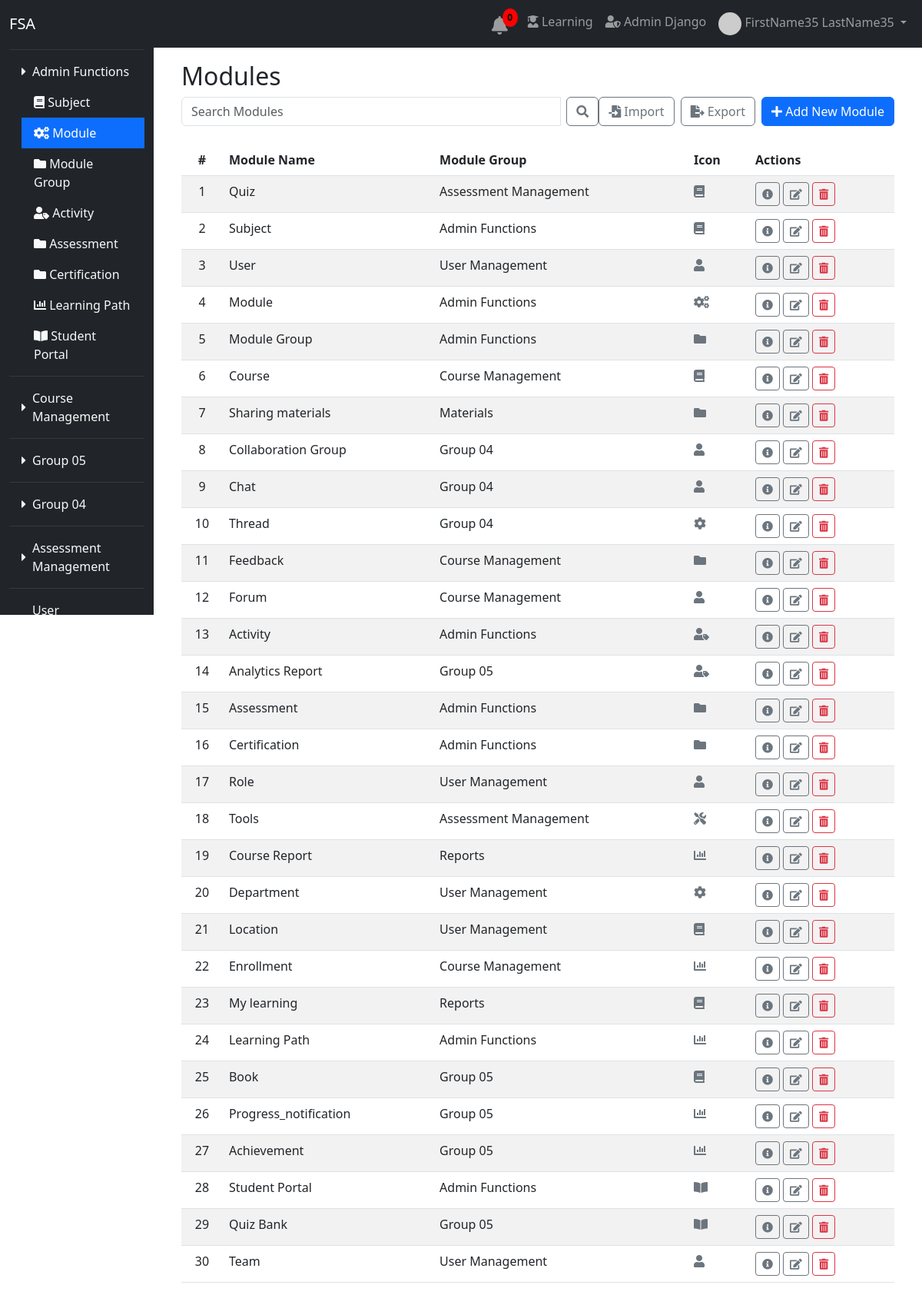
/module_group/modules/ (signed in), run on the app's committed database.
### user/models.py (models this page shows)
class User(AbstractUser):
    date_joined = models.DateTimeField(auto_now_add=True)
    training_programs = models.ManyToManyField(TrainingProgram, blank=True)
    modules = models.ManyToManyField(Module, related_name='assigned_users', blank=True)
    groups = models.ManyToManyField(
        Group,
        blank=True,
        help_text='The groups this user belongs to.',
        verbose_name='groups',
        related_name='custom_user_groups',
    )
    user_permissions = models.ManyToManyField(
        Permission,
        blank=True,
        help_text='Specific permissions for this user.',
        verbose_name='user permissions',
        related_name='custom_user_permissions',
    )

### module_group/models.py (models this page shows, shortened)
class ModuleGroup(models.Model):
    group_name = models.CharField(max_length=255)
    def __str__(self):
        return self.group_name

class Module(models.Model):
    module_name = models.CharField(max_length=255)
    module_url = models.CharField(max_length=255)
    icon = models.CharField(max_length=255, blank=True, null=True)
    module_group = models.ForeignKey(ModuleGroup, related_name='modules', on_delete=models.CASCADE)

### module_group/views.py (the view)
# urls.py: path('modules/', views.module_list, name='module_list'),
@login_required
def module_list(request):
    module_groups = ModuleGroup.objects.all()
    search_query = request.GET.get('search', '')  # Get the search query from GET parameters
    if search_query:
        modules = Module.objects.filter(module_name__icontains=search_query)
    else:
        modules = Module.objects.all()
    form = ExcelImportForm()
    return render(request, 'module_list.html', {
        'module_groups': module_groups,
        'modules': modules,
        'form': form,
        'search_query': search_query  # Pass the search query to the template
    })

### module_group/forms.py
class ExcelImportForm(forms.Form):
    excel_file = forms.FileField(label="Upload Excel File")

### module_group/templates/module_list.html (shortened to what this page needs)
{% extends "base.html" %}
{% load static %}
{% block content %}
<div class="container mt-4">
    <h2>Modules</h2>
    <div class="d-flex flex-column flex-md-row justify-content-between align-items-center mb-4">
      <form method="GET" class="flex-grow-1 mb-2 mb-md-0">
          <div class="input-group gap-2">
              <input type="text" name="search" class="form-control"
                     placeholder="Search Modules" aria-label="Search Module Groups"
                     value="{{ request.GET.search }}" style="min-width: 200px; max-width: 600px;">
              <div class="input-group-append">
                  <button class="btn btn-outline-secondary" type="submit">
                      <i class="fas fa-search"></i>
                  </button>
              </div>
          </div>
      </form>
      <div class="d-flex gap-2">
          <button class="btn btn-outline-secondary" title="Import Module from Excel"
                    data-bs-toggle="modal" data-bs-target="#importModal" data-bs-toggle="tooltip">
                <i class="fas fa-file-import"></i> Import
            </button>
          <a href="{% url 'module_group:export_modules' %}" class="btn btn-outline-secondary"
             title="Export Users to Excel" data-toggle="tooltip">
              <i class="fas fa-file-export"></i> Export
          </a>
          <a href="{% url 'module_group:module_add' %}" class="btn btn-primary">
              <i class="fas fa-plus"></i> Add New Module
          </a>
      </div>
  </div>
    <table class="table table-striped">
        <thead>
            <tr>
                <th class="text-center">#</th>
                <th>Module Name</th>
                <th>Module Group</th>
                <th>Icon</th>
                <th>Actions</th>
            </tr>
        </thead>
        <tbody>
            {% for module in modules %}
            <tr>
                <td class="text-center">{{ forloop.counter }}</td>
                <td>{{ module.module_name }}</td>
                <td>{{ module.module_group }}</td>
                <td><i class="{{ module.icon }} text-secondary"></i></td>
                <td>
                    <a title="Details" href="{% url 'module_group:module_detail' module.pk %}" class="btn btn-outline-secondary btn-sm"><i class="fas fa-info-circle"></i></a>
                    <a title="Edit"  href="{% url 'module_group:module_edit' module.pk %}" class="btn btn-outline-secondary btn-sm"><i class="fas fa-edit"></i></a>
                    <a title="Delete" href="{% url 'module_group:module_delete' module.pk %}" class="btn btn-outline-danger btn-sm"><i class="fas fa-trash-alt"></i></a>
                </td>
            </tr>
            {% endfor %}
        </tbody>
    </table>
</div>
{% endblock %}

### main/templates/base.html (shortened to what this page needs)
<!DOCTYPE html>
<html lang="en">
<head>
    <link href="https://cdn.jsdelivr.net/npm/bootstrap@5.3.0-alpha1/dist/css/bootstrap.min.css" rel="stylesheet">
    <link rel="stylesheet" href="https://cdnjs.cloudflare.com/ajax/libs/font-awesome/5.15.4/css/all.min.css">
</head>
<body>
    <nav class="navbar navbar-expand-lg navbar-dark bg-dark fixed-top">
        <div class="container-fluid">
            <a class="navbar-brand" href="{% url 'main:home' %}">FSA</a>
            <div class="collapse navbar-collapse" id="navbarNav">
                <ul class="navbar-nav ms-auto">
                    {% if request.user.is_authenticated %}
                        {% include 'notification_bell.html' %}
                        <li class="nav-item">
                            <a class="nav-link" href="{% url 'student_portal:course_list' %}">
                                <i class="fas fa-user-graduate"></i> Learning
                            </a>
                        </li>
                        <li class="nav-item">
                            <a class="nav-link" href="{% url 'admin:index' %}" target="_blank">
                                <i class="fas fa-user-shield"></i> Admin Django
                            </a>
                        </li>
                        <li class="nav-item dropdown">
                            <a class="nav-link dropdown-toggle" href="#" id="userDropdown" role="button" data-bs-toggle="dropdown" aria-expanded="false">
                                {% if request.user.profile.profile_picture_url %}
                                    <img src="{{ request.user.profile.profile_picture_url }}" alt="Profile Picture" class="rounded-circle" width="30" height="30">
                                {% endif %}
                                {{ request.user.get_full_name|default:request.user.username }}
                            </a>
                        </li>
                    {% else %}
                        <li class="nav-item"><a class="nav-link" href="{% url 'main:register_email' %}">Register</a></li>
                        <li class="nav-item"><a class="nav-link" href="{% url 'main:login' %}">Login</a></li>
                    {% endif %}
                </ul>
            </div>
        </div>
    </nav>
    <div class="container-fluid">
        <div class="row">
            <nav id="sidebar" class="col-md-3 col-lg-2 bg-dark pt-3 vh-100 d-flex flex-column position-fixed" style="height: 100vh; overflow-y: auto;">
                <ul class="nav flex-column">
                    {% if user.is_authenticated %}
                        {% for group in module_groups %}
                            <li class="nav-item">
                                <a class="nav-link text-light d-flex align-items-center" href="#group-{{ group.id }}"
                                    data-bs-toggle="collapse" role="button"
                                    aria-expanded="{% if group.modules.all.0.module_url == active_module_url %}true{% else %}false{% endif %}"
                                    aria-controls="group-{{ group.id }}">
                                    <i class="fas fa-caret-right me-2" id="icon-{{ group.id }}"></i>
                                    {{ group.group_name }}
                                </a>
                                <div id="group-{{ group.id }}" class="collapse {% if group.modules.all.0.module_url == active_module_url %}show{% endif %}">
                                    <ul class="nav flex-column ms-3">
                                        {% for module in group.modules.all %}
                                            <li class="nav-item">
                                                <a class="nav-link text-light {% if module.module_url == active_module_url %}active{% endif %}"
                                                   href="{% url module.module_url %}">
                                                    <i class="{{ module.icon }}"></i> {{ module.module_name }}
                                                </a>
                                            </li>
                                        {% endfor %}
                                    </ul>
                                </div>
                            </li>
                            <hr class="border-secondary my-2">
                        {% endfor %}
                    {% endif %}
                </ul>
            </nav>
            <div class="col-md-9 main-content flex-grow-1 mt-5" style="margin-left: 16.67%;">
                <div class="container-fluid mt-1 pt-1">
                    {% block content %}{% endblock %}
                </div>
            </div>
        </div>
    </div>
</body>
</html>

### main/templates/base.html (style rules this page uses)
.nav-link.active { color: #ffffff !important; background-color: #0d6efd !important; }

### data on the page
User: user.get_full_name "FirstName35 LastName35"
ModuleGroup: group_name "Admin Functions"
Module: module_name "Subject", module_group "Admin Functions"
Module: module_name "Module", module_group "Admin Functions"
Module: module_name "Module Group", module_group "Admin Functions"
Module: module_name "Activity", module_group "Admin Functions"
Module: module_name "Assessment", module_group "Admin Functions"
Module: module_name "Certification", module_group "Admin Functions"
Module: module_name "Learning Path", module_group "Admin Functions"
Module: module_name "Student Portal", module_group "Admin Functions"
ModuleGroup: group_name "Course Management"
ModuleGroup: group_name "Group 05"
ModuleGroup: group_name "Group 04"
ModuleGroup: group_name "Assessment Management"
ModuleGroup: group_name "User…"
Module: module_name "Quiz", module_group "Assessment Management"
Module: module_name "User", module_group "User Management"
Module: module_name "Course", module_group "Course Management"
Module: module_name "Sharing materials", module_group "Materials"
Module: module_name "Collaboration Group", module_group "Group 04"
Module: module_name "Chat", module_group "Group 04"
Module: module_name "Thread", module_group "Group 04"
Module: module_name "Feedback", module_group "Course Management"
Module: module_name "Forum", module_group "Course Management"
Module: module_name "Analytics Report", module_group "Group 05"
Module: module_name "Role", module_group "User Management"
Module: module_name "Tools", module_group "Assessment Management"
Module: module_name "Course Report", module_group "Reports"
Module: module_name "Department", module_group "User Management"
Module: module_name "Location", module_group "User Management"
Module: module_name "Enrollment", module_group "Course Management"
Module: module_name "My learning", module_group "Reports"
Module: module_name "Book", module_group "Group 05"
Module: module_name "Progress_notification", module_group "Group 05"
Module: module_name "Achievement", module_group "Group 05"
Module: module_name "Quiz Bank", module_group "Group 05"
Module: module_name "Team", module_group "User Management"
